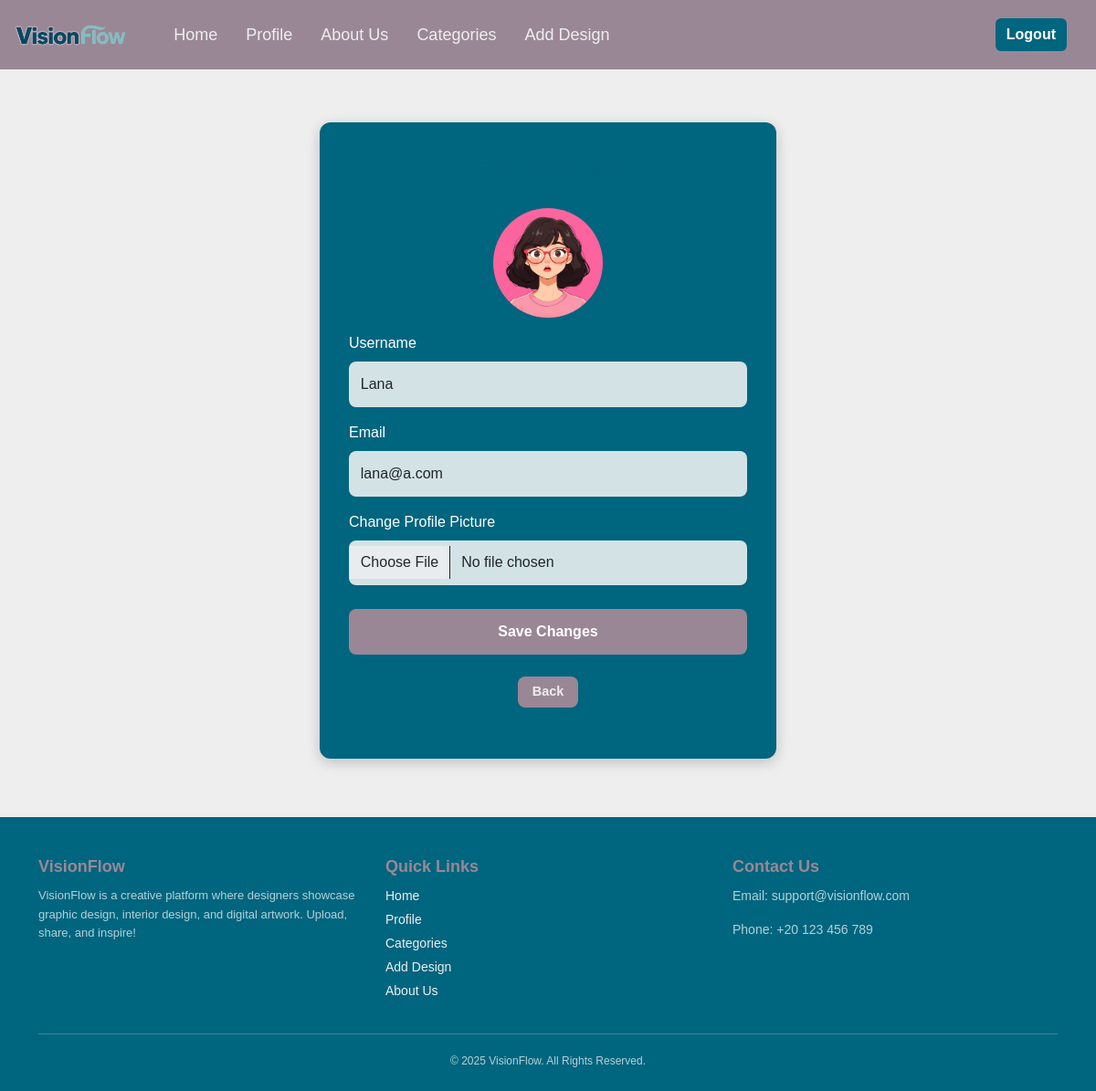
/profile/5/edit/ (signed in), run on the app's committed database.
### vision_app/models.py (models this page shows, shortened)
class Users(models.Model):
    username= models.CharField(max_length=45)
    profilepic = models.ImageField(upload_to="profile_pics/", null=True, blank=True)
    email = models.EmailField(max_length=225, unique=True)
    password = models.CharField(max_length=45)
    created_at = models.DateTimeField(auto_now_add=True)
    updated_at = models.DateTimeField(auto_now=True)
    objects = UserManage()

### vision_app/views.py (the view, shortened to what this page needs)
# urls.py: path("profile/<int:user_id>/edit/", views.edit_profile, name="edit_profile"),
def edit_profile(request, user_id):
    if "user_id" not in request.session:
        return redirect("login")
    user = get_object_or_404(Users, id=user_id)
    return render(request, "edit_profile.html", {"user": user})

### vision_app/templates/edit_profile.html (shortened to what this page needs)
<!DOCTYPE html>
{% load static %}
<html lang="en">
<head>
  <link href="{% static 'css/bootstrap.min.css' %}" rel="stylesheet">
</head>
<body>
  {% include "header.html" %}
  <main>
  <div class="form-container">
    <h2>Edit Profile</h2>
   <form method="POST" enctype="multipart/form-data">
  <div class="text-center">
    {% if user.profilepic %}
      <img src="{{ user.profilepic.url }}" class="rounded-circle mb-3 profile-pic" alt="Profile Picture">
    {% else %}
      <img src="{% static 'img/default.png' %}" class="rounded-circle mb-3 profile-pic" alt="Default Profile Picture">
    {% endif %}
  </div>
  <div class="mb-3">
    <label for="username" class="form-label">Username</label>
    <input type="text" name="username" id="username" class="form-control" value="{{ user.username }}" required>
  </div>
  <div class="mb-3">
    <label for="email" class="form-label">Email</label>
    <input type="email" name="email" id="email" class="form-control" value="{{ user.email }}" required>
  </div>
  <div class="mb-3">
    <label for="profile_picture" class="form-label">Change Profile Picture</label>
    <input type="file" name="profile_picture" id="profile_picture" class="form-control" accept="image/*">
  </div>
  <button type="submit" class="btn-submit">Save Changes</button>
  <a href="{% url 'profile' user.id %}" class="btn-back">Back</a>
</form>
  </div>
</main>
{% include "footer.html" %}
</body>
</html>

### vision_app/templates/edit_profile.html (style rules this page uses)
:root { --primary-color: #00657eff; --secondary-color: #c5dcdeff; --light-color: #EEEEEE; --accent-color: #897886ff; }
body { padding-top: 50px; background-color: var(--light-color); font-family: Arial, sans-serif; color: var(--primary-color); }
.form-container { max-width: 500px; margin: 4rem auto; background-color: var(--primary-color); padding: 2rem; border-radius: 12px; box-shadow: 0px 4px 15px rgba(0, 0, 0, 0.2); color: white; }
.form-container h2 { text-align: center; margin-bottom: 1.5rem; font-weight: bold; }
.form-label { color: white; font-weight: 500; }
.form-control { background-color: var(--secondary-color); border: none; border-radius: 8px; padding: 0.8rem; }
.btn-submit { background-color: var(--accent-color); border: none; padding: 0.8rem; width: 100%; color: white; font-weight: bold; border-radius: 8px; transition: 0.3s; margin-top:10px; }
.profile-pic { display: block; margin: 0 auto 1rem; border-radius: 50%; max-width: 120px; height: 120px; object-fit: cover; }
.btn-back { display: block; text-align: center; margin: 1.5rem auto; padding: 0.4rem 1rem; background-color: var(--accent-color); color: var(--light-color); font-weight: bold; font-size: 0.9rem; border-radius: 8px; text-decoration: none; width: fit-content; transition: all 0.3s ease; }

### vision_app/templates/header.html (style rules this page uses)
:root { --primary-color: #00657eff; --secondary-color: #d3e3e5ff; --light-color: #EEEEEE; --accent-color: #9a8796ff; }
body { background-colosr: var(--light-color); color: var(--primary-color); }
h1, h2, h3 { color: var(--primary-color); }

### vision_app/templates/footer.html (style rules this page uses)
html, body { height: 100%; margin: 0; }
body { display: flex; flex-direction: column; }

### data on the page
Users: profilepic (picture), username "Lana", email "lana@a.com"
